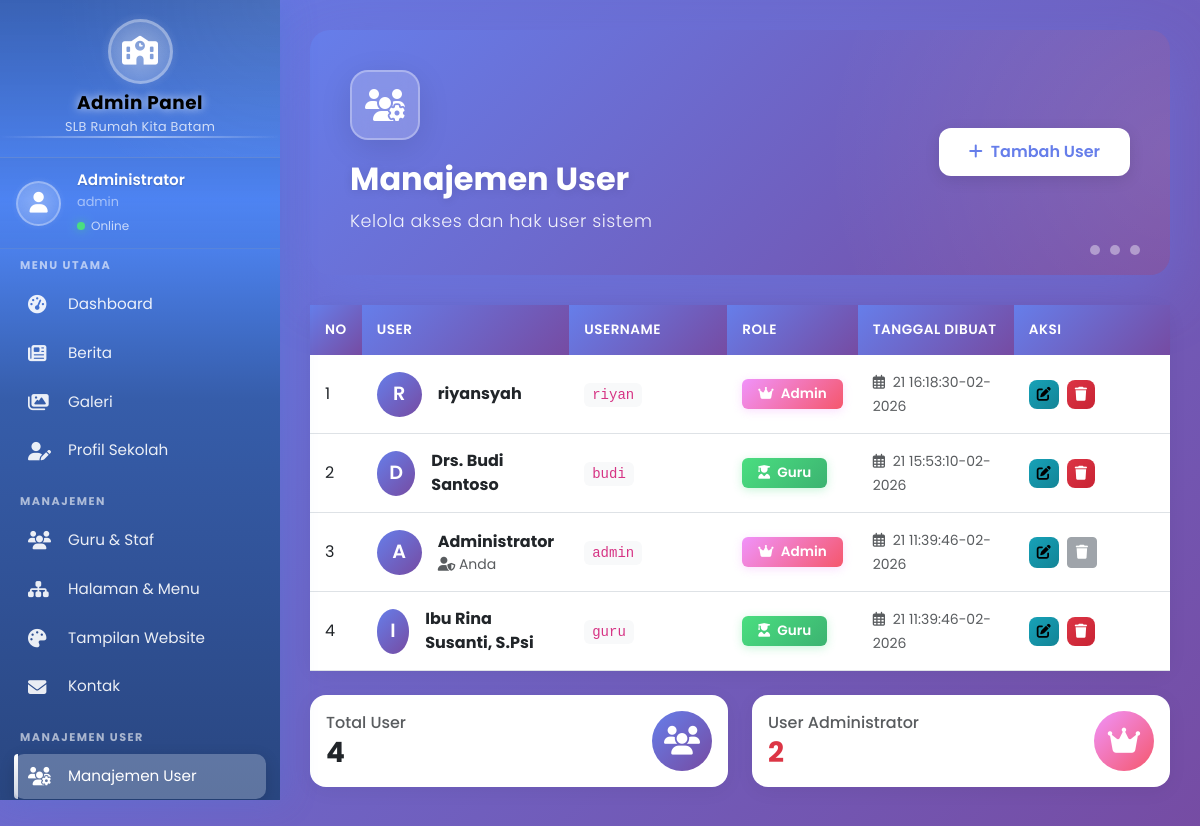
Page /admin/user.php (signed in) on the committed database.
### tables this page shows
CREATE TABLE `users` (
  `id` int(11) NOT NULL,
  `username` varchar(50) NOT NULL,
  `password` varchar(255) NOT NULL,
  `nama` varchar(100) NOT NULL,
  `role` varchar(20) DEFAULT 'guru',
  `created_at` timestamp NOT NULL DEFAULT current_timestamp()
);

### config/database.php (called while the page is built, shortened)
<?php
$is_localhost = ($_SERVER['SERVER_NAME'] == 'localhost' ||
                 $_SERVER['SERVER_NAME'] == '127.0.0.1' ||
                 strpos($_SERVER['SERVER_NAME'], '.local') !== false ||
                 strpos($_SERVER['HTTP_HOST'], 'localhost') !== false ||
                 strpos($_SERVER['HTTP_HOST'], '127.0.0.1') !== false);
try {
    $pdo = new PDO("mysql:host=" . DB_HOST . ";dbname=" . DB_NAME, DB_USER, DB_PASS);
    $pdo->setAttribute(PDO::ATTR_ERRMODE, PDO::ERRMODE_EXCEPTION);
    $pdo->setAttribute(PDO::ATTR_DEFAULT_FETCH_MODE, PDO::FETCH_ASSOC);
} catch(PDOException $e) {
    if ($is_localhost) {
        die("<strong>Koneksi Database Gagal!</strong><br>
             Error: " . $e->getMessage() . "<br>
             Pastikan konfigurasi database di <code>config/database.php</code> sudah benar.");
    } else {
        die("Terjadi kesalahan koneksi database. Silakan hubungi administrator.");
    }
}
function query($sql, $params = []) {
    global $pdo;
    $stmt = $pdo->prepare($sql);
    $stmt->execute($params);
    return $stmt;
}
function fetchAll($sql, $params = []) {
    $stmt = query($sql, $params);
    return $stmt->fetchAll();
}
?>

### config/helper.php (called while the page is built, shortened)
<?php
function tgl_singkat($tanggal) {
    $pecah = explode('-', $tanggal);
    if (count($pecah) == 3) {
        return $pecah[2] . '-' . $pecah[1] . '-' . $pecah[0];
    }
    return $tanggal;
}
?>

### admin/user.php (the view, shortened to what this page needs)
<?php
require '../config/database.php';
require '../config/helper.php';
$users = fetchAll("SELECT * FROM users ORDER BY created_at DESC");
?>
<!DOCTYPE html>
<html lang="id">
<head>
    <link href="https://cdn.jsdelivr.net/npm/bootstrap@5.3.0/dist/css/bootstrap.min.css" rel="stylesheet">
    <link rel="stylesheet" href="https://cdnjs.cloudflare.com/ajax/libs/font-awesome/6.4.0/css/all.min.css">
</head>
<body>
    <?php include 'includes/sidebar.php'; ?>
    <div class="main-content">
        <div class="elegant-header">
            <div class="header-content d-flex justify-content-between align-items-center">
                <div>
                    <div class="header-icon">
                        <i class="fas fa-users-cog"></i>
                    </div>
                    <h2>Manajemen User</h2>
                    <p class="subtitle">Kelola akses dan hak user sistem</p>
                </div>
                <button class="btn btn-elegant" data-bs-toggle="modal" data-bs-target="#addUserModal">
                    <i class="fas fa-plus me-2"></i>Tambah User
                </button>
            </div>
            <div class="decorative-dots">
                <div class="dot"></div>
                <div class="dot"></div>
                <div class="dot"></div>
            </div>
        </div>
        <div class="card">
            <div class="card-body p-0">
                <?php if (empty($users)): ?>
                    <div class="empty-state">
                        <i class="fas fa-users-slash"></i>
                        <h4 class="text-muted mb-3">Belum ada user terdaftar</h4>
                        <p class="text-muted">Silakan tambahkan user baru untuk memulai</p>
                        <button class="btn btn-primary" data-bs-toggle="modal" data-bs-target="#addUserModal">
                            <i class="fas fa-plus me-2"></i>Tambah User
                        </button>
                    </div>
                <?php else: ?>
                    <div class="table-responsive">
                        <table class="table table-hover mb-0">
                            <thead>
                                <tr>
                                    <th width="5%">No</th>
                                    <th width="20%">User</th>
                                    <th width="20%">Username</th>
                                    <th width="15%">Role</th>
                                    <th width="20%">Tanggal Dibuat</th>
                                    <th width="20%">Aksi</th>
                                </tr>
                            </thead>
                            <tbody>
                                <?php $no = 1; foreach ($users as $user): ?>
                                    <tr>
                                        <td><?= $no++ ?></td>
                                        <td>
                                            <div class="d-flex align-items-center">
                                                <div class="user-avatar-small me-3">
                                                    <?= strtoupper(substr($user['nama'], 0, 1)) ?>
                                                </div>
                                                <div>
                                                    <strong><?= htmlspecialchars($user['nama']) ?></strong>
                                                    <?php if ($user['id'] === $_SESSION['user_id']): ?>
                                                        <small class="d-block text-muted"><i class="fas fa-user-shield"></i> Anda</small>
                                                    <?php endif; ?>
                                                </div>
                                            </div>
                                        </td>
                                        <td>
                                            <code class="bg-light px-2 py-1 rounded"><?= htmlspecialchars($user['username']) ?></code>
                                        </td>
                                        <td>
                                            <?php
                                            $role = $user['role'];
                                            $badgeClass = $role === 'admin' ? 'badge-admin' : 'badge-guru';
                                            $icon = $role === 'admin' ? 'fa-crown' : 'fa-user-graduate';
                                            ?>
                                            <span class="badge <?= $badgeClass ?> text-white">
                                                <i class="fas <?= $icon ?> me-1"></i>
                                                <?= ucfirst($role) ?>
                                            </span>
                                        </td>
                                        <td>
                                            <small class="text-muted">
                                                <i class="far fa-calendar-alt me-1"></i>
                                                <?= tgl_singkat($user['created_at']) ?>
                                            </small>
                                        </td>
                                        <td>
                                            <div class="d-flex gap-2">
                                                <button class="btn btn-info btn-sm"
                                                        data-bs-toggle="modal"
                                                        data-bs-target="#editUserModal<?= $user['id'] ?>"
                                                        title="Edit User">
                                                    <i class="fas fa-edit"></i>
                                                </button>
                                                <?php if ($user['id'] != $_SESSION['user_id']): ?>
                                                    <form method="POST" class="d-inline"
                                                          onsubmit="return confirm('Apakah Anda yakin ingin menghapus user ini?');">
                                                        <button type="submit" class="btn btn-danger btn-sm" title="Hapus User">
                                                            <i class="fas fa-trash"></i>
                                                        </button>
                                                    </form>
                                                <?php else: ?>
                                                    <button class="btn btn-secondary btn-sm" disabled title="Tidak bisa menghapus user sendiri">
                                                        <i class="fas fa-trash"></i>
                                                    </button>
                                                <?php endif; ?>
                                            </div>
                                        </td>
                                    </tr>
                                <?php endforeach; ?>
                            </tbody>
                        </table>
                    </div>
                <?php endif; ?>
            </div>
        </div>
        <div class="row mt-4">
            <div class="col-md-6">
                <div class="card">
                    <div class="card-body">
                        <div class="d-flex align-items-center justify-content-between">
                            <div>
                                <h6 class="text-muted mb-1">Total User</h6>
                                <h3 class="fw-bold mb-0"><?= count($users) ?></h3>
                            </div>
                            <div class="user-avatar-small" style="background: linear-gradient(135deg, #667eea 0%, #764ba2 100%); width: 60px; height: 60px; font-size: 1.8rem;">
                                <i class="fas fa-users"></i>
                            </div>
                        </div>
                    </div>
                </div>
            </div>
            <div class="col-md-6">
                <div class="card">
                    <div class="card-body">
                        <div class="d-flex align-items-center justify-content-between">
                            <div>
                                <h6 class="text-muted mb-1">User Administrator</h6>
                                <h3 class="fw-bold mb-0 text-danger">
                                    <?= count(array_filter($users, fn($u) => $u['role'] === 'admin')) ?>
                                </h3>
                            </div>
                            <div class="user-avatar-small" style="background: linear-gradient(135deg, #f093fb 0%, #f5576c 100%); width: 60px; height: 60px; font-size: 1.8rem;">
                                <i class="fas fa-crown"></i>
                            </div>
                        </div>
                    </div>
                </div>
            </div>
        </div>
    </div>
</body>
</html>

### admin/user.php (style rules this page uses)
body { font-family: 'Poppins', sans-serif; background: linear-gradient(135deg, #667eea 0%, #764ba2 100%); min-height: 100vh; padding-bottom: 50px; }
.main-content { margin-left: 280px; padding: 30px; }
.elegant-header { background: linear-gradient(135deg, #667eea 0%, #764ba2 100%); border-radius: 20px; padding: 40px; margin-bottom: 30px; position: relative; overflow: hidden; box-shadow: 0 20px 60px rgba(102, 126, 234, 0.4); }
.elegant-header::before { content: ''; position: absolute; top: -50%; right: -50%; width: 100%; height: 200%; background: radial-gradient(circle, rgba(255,255,255,0.1) 0%, transparent 70%); animation: shimmer 15s infinite; }
.header-content { position: relative; z-index: 1; }
.header-icon { width: 70px; height: 70px; background: rgba(255, 255, 255, 0.2); border-radius: 18px; display: flex; align-items: center; justify-content: center; font-size: 2rem; color: white; margin-bottom: 20px; backdrop-filter: blur(10px); border: 2px solid rgba(255, 255, 255, 0.3); box-shadow: 0 8px 32px rgba(0, 0, 0, 0.1); }
.elegant-header h2 { color: white; font-weight: 700; font-size: 2rem; margin-bottom: 10px; text-shadow: 0 2px 10px rgba(0, 0, 0, 0.1); }
.subtitle { color: rgba(255, 255, 255, 0.9); font-size: 1.1rem; margin-bottom: 0; font-weight: 300; letter-spacing: 0.5px; }
.btn-elegant { background: white; color: #667eea; border: none; padding: 12px 30px; border-radius: 12px; font-weight: 600; font-size: 1rem; transition: all 0.3s cubic-bezier(0.4, 0, 0.2, 1); box-shadow: 0 4px 15px rgba(0, 0, 0, 0.1); }
.decorative-dots { position: absolute; bottom: 20px; right: 30px; display: flex; gap: 10px; }
.decorative-dots .dot { width: 10px; height: 10px; background: rgba(255, 255, 255, 0.4); border-radius: 50%; animation: pulse 2s infinite; }
.decorative-dots .dot:nth-child(2) { animation-delay: 0.4s; }
.decorative-dots .dot:nth-child(3) { animation-delay: 0.8s; }
.card { border-radius: 16px; border: none; box-shadow: 0 4px 20px rgba(0, 0, 0, 0.05); transition: all 0.3s; background: white; }
.table thead th { background: linear-gradient(135deg, #667eea 0%, #764ba2 100%); color: white; font-weight: 600; border: none; padding: 15px; text-transform: uppercase; font-size: 0.85rem; letter-spacing: 0.5px; }
.table tbody tr { transition: all 0.3s; }
.table td { vertical-align: middle; padding: 15px; }
.badge-admin { background: linear-gradient(135deg, #f093fb 0%, #f5576c 100%); padding: 8px 16px; font-weight: 600; font-size: 0.85rem; box-shadow: 0 2px 10px rgba(240, 147, 251, 0.3); }
.badge-guru { background: linear-gradient(135deg, #4ade80 0%, #3cb371 100%); padding: 8px 16px; font-weight: 600; font-size: 0.85rem; box-shadow: 0 2px 10px rgba(74, 222, 128, 0.3); }
.btn-info { background: linear-gradient(135deg, #17a2b8, #138496); border: none; transition: all 0.3s; border-radius: 8px; }
.btn-danger { background: linear-gradient(135deg, #dc3545, #c82333); border: none; transition: all 0.3s; border-radius: 8px; }
.user-avatar-small { width: 45px; height: 45px; border-radius: 50%; background: linear-gradient(135deg, #667eea 0%, #764ba2 100%); display: flex; align-items: center; justify-content: center; color: white; font-weight: 600; font-size: 1.2rem; }

### rows in the picture
users: nama "R", nama "riyansyah", username "riyan", role "Admin", created_at "21 16:18:30-02-2026"
users: nama "D", nama "Drs. Budi Santoso", username "budi", role "Guru", created_at "21 15:53:10-02-2026"
users: nama "A", nama "Administrator", shows "Anda", username "admin", role "Admin", created_at "21 11:39:46-02-2026"
users: nama "I", nama "Ibu Rina Susanti, S.Psi", username "guru", role "Guru", created_at "21 11:39:46-02-2026"

### other values in the picture
$_SESSION['nama'] "Administrator"
$_SESSION['username'] "admin"
count($users) "4"
count(array_filter($users, fn($u) => $u['role'] === 'admin')) "2"
